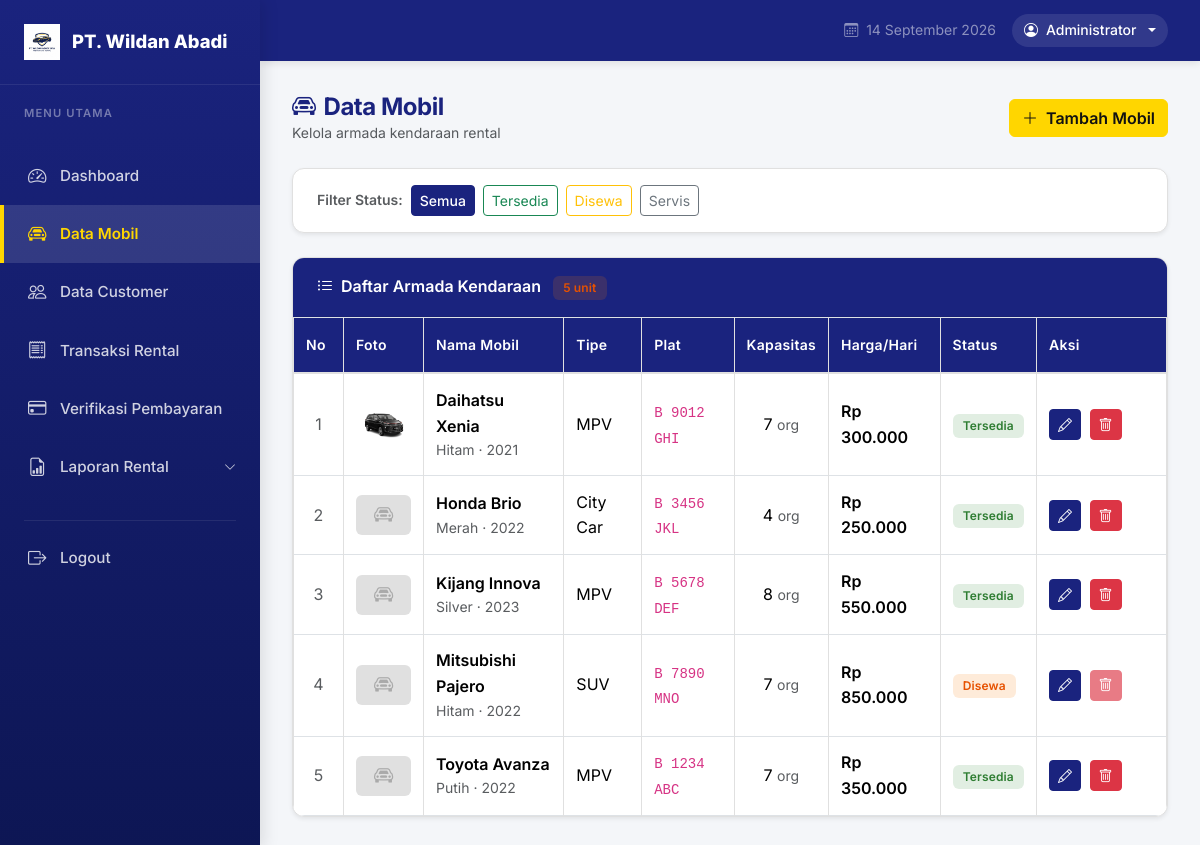
Page /admin/data-mobil.php (signed in) on the committed database.
### tables this page shows
CREATE TABLE `mobil` (
  `id` int(10) UNSIGNED NOT NULL,
  `nama_mobil` varchar(100) NOT NULL,
  `tipe` varchar(50) NOT NULL,
  `tahun` year(4) DEFAULT NULL,
  `kapasitas` tinyint(4) DEFAULT NULL COMMENT 'jumlah penumpang',
  `warna` varchar(50) DEFAULT NULL,
  `plat_nomor` varchar(20) DEFAULT NULL,
  `harga_per_hari` decimal(12,2) NOT NULL,
  `deskripsi` text DEFAULT NULL,
  `foto` varchar(255) DEFAULT NULL,
  `status` enum('tersedia','disewa','servis') NOT NULL DEFAULT 'tersedia',
  `created_at` timestamp NOT NULL DEFAULT current_timestamp(),
  `updated_at` timestamp NOT NULL DEFAULT current_timestamp() ON UPDATE current_timestamp()
);

### admin/data-mobil.php (the view, shortened to what this page needs)
<?php
require_once '../config/db.php';
require_once '../includes/functions.php';
$filterStatus = $_GET['status'] ?? '';
$allowedStatus = ['tersedia', 'disewa', 'servis'];
if ($filterStatus !== '' && in_array($filterStatus, $allowedStatus)) {
    $stmt = $pdo->prepare("SELECT * FROM mobil WHERE status = ? ORDER BY nama_mobil ASC");
    $stmt->execute([$filterStatus]);
} else {
    $stmt = $pdo->query("SELECT * FROM mobil ORDER BY nama_mobil ASC");
}
$mobilList = $stmt->fetchAll();
require_once '../includes/header.php';
require_once '../includes/navbar-admin.php';
?>
<div class="admin-content">
    <div class="d-flex align-items-center justify-content-between mb-4">
        <div>
            <h4 class="fw-bold mb-0" style="color: var(--color-primary);">
                <i class="bi bi-car-front me-2"></i>Data Mobil
            </h4>
            <p class="text-muted small mb-0">Kelola armada kendaraan rental</p>
        </div>
        <a href="data-mobil-tambah.php" class="btn btn-warning fw-semibold">
            <i class="bi bi-plus-lg me-1"></i> Tambah Mobil
        </a>
    </div>
    <div class="card shadow-sm mb-4">
        <div class="card-body py-3 px-4">
            <div class="d-flex align-items-center gap-2 flex-wrap">
                <span class="text-muted small fw-semibold">Filter Status:</span>
                <a href="data-mobil.php"
                   class="btn btn-sm <?= $filterStatus === '' ? 'btn-primary' : 'btn-outline-secondary' ?>">
                    Semua
                </a>
                <a href="data-mobil.php?status=tersedia"
                   class="btn btn-sm <?= $filterStatus === 'tersedia' ? 'btn-success' : 'btn-outline-success' ?>">
                    Tersedia
                </a>
                <a href="data-mobil.php?status=disewa"
                   class="btn btn-sm <?= $filterStatus === 'disewa' ? 'btn-warning' : 'btn-outline-warning' ?>">
                    Disewa
                </a>
                <a href="data-mobil.php?status=servis"
                   class="btn btn-sm <?= $filterStatus === 'servis' ? 'btn-secondary' : 'btn-outline-secondary' ?>">
                    Servis
                </a>
            </div>
        </div>
    </div>
    <div class="card shadow-sm">
        <div class="card-header d-flex justify-content-between align-items-center px-4 py-3"
             style="background-color: var(--color-primary); color: white;">
            <span class="fw-semibold">
                <i class="bi bi-list-ul me-2"></i>Daftar Armada Kendaraan
                <span class="badge bg-warning text-dark ms-2"><?= count($mobilList) ?> unit</span>
            </span>
        </div>
        <div class="card-body p-0">
            <?php if (empty($mobilList)): ?>
                <div class="text-center py-5 text-muted">
                    <i class="bi bi-car-front" style="font-size: 3rem; opacity:0.3;"></i>
                    <p class="mt-3 mb-0">Tidak ada data mobil</p>
                </div>
            <?php else: ?>
            <div class="table-responsive">
                <table class="table table-hover table-bordered mb-0">
                    <thead>
                        <tr>
                            <th style="width:50px;">No</th>
                            <th style="width:70px;">Foto</th>
                            <th>Nama Mobil</th>
                            <th>Tipe</th>
                            <th>Plat</th>
                            <th>Kapasitas</th>
                            <th>Harga/Hari</th>
                            <th>Status</th>
                            <th style="width:130px;">Aksi</th>
                        </tr>
                    </thead>
                    <tbody>
                        <?php foreach ($mobilList as $i => $m): ?>
                        <tr>
                            <td class="text-center text-muted"><?= $i + 1 ?></td>
                            <td class="text-center">
                                <?php if ($m['foto']): ?>
                                    <img src="/rental-mobil/assets/uploads/mobil/<?= htmlspecialchars($m['foto']) ?>"
                                         alt="<?= htmlspecialchars($m['nama_mobil']) ?>"
                                         style="width:55px; height:40px; object-fit:cover; border-radius:6px;">
                                <?php else: ?>
                                    <div style="width:55px; height:40px; border-radius:6px;
                                                background:#e0e0e0; display:flex; align-items:center;
                                                justify-content:center; font-size:1.2rem; color:#aaa;">
                                        <i class="bi bi-car-front"></i>
                                    </div>
                                <?php endif; ?>
                            </td>
                            <td>
                                <div class="fw-semibold"><?= htmlspecialchars($m['nama_mobil']) ?></div>
                                <div class="text-muted small"><?= htmlspecialchars($m['warna'] ?? '-') ?> · <?= $m['tahun'] ?? '-' ?></div>
                            </td>
                            <td><?= htmlspecialchars($m['tipe']) ?></td>
                            <td><code><?= htmlspecialchars($m['plat_nomor'] ?? '-') ?></code></td>
                            <td class="text-center"><?= $m['kapasitas'] ?? '-' ?> <span class="text-muted small">org</span></td>
                            <td class="text-rupiah fw-semibold"><?= formatRupiah($m['harga_per_hari']) ?></td>
                            <td><?= getStatusBadge($m['status']) ?></td>
                            <td>
                                <a href="data-mobil-edit.php?id=<?= $m['id'] ?>"
                                   class="btn btn-sm btn-primary me-1" title="Edit">
                                    <i class="bi bi-pencil"></i>
                                </a>
                                <?php if ($m['status'] !== 'disewa'): ?>
                                    <button class="btn btn-sm btn-danger"
                                            title="Hapus"
                                            onclick="confirmDelete(<?= $m['id'] ?>, 'data-mobil-hapus.php')">
                                        <i class="bi bi-trash"></i>
                                    </button>
                                <?php else: ?>
                                    <button class="btn btn-sm btn-danger" disabled title="Tidak bisa dihapus saat disewa">
                                        <i class="bi bi-trash"></i>
                                    </button>
                                <?php endif; ?>
                            </td>
                        </tr>
                        <?php endforeach; ?>
                    </tbody>
                </table>
            </div>
            <?php endif; ?>
        </div>
    </div>
</div>
<?php require_once '../includes/footer.php'; ?>

### includes/functions.php (shortened to what this page needs)
<?php
function formatRupiah(float $angka): string {
    return 'Rp ' . number_format($angka, 0, ',', '.');
}
function getStatusBadge(string $status): string {
    $map = [
        'tersedia'            => ['success',   'Tersedia'],
        'disewa'              => ['warning',   'Disewa'],
        'servis'              => ['secondary', 'Servis'],
        'menunggu_pembayaran' => ['warning',   'Menunggu Pembayaran'],
        'menunggu_konfirmasi' => ['info',      'Menunggu Konfirmasi'],
        'aktif'               => ['primary',   'Aktif'],
        'selesai'             => ['success',   'Selesai'],
        'dibatalkan'          => ['danger',    'Dibatalkan'],
        'menunggu'            => ['warning',   'Menunggu'],
        'diterima'            => ['success',   'Diterima'],
        'ditolak'             => ['danger',    'Ditolak'],
        'baik'                => ['success',   'Baik'],
        'rusak_ringan'        => ['warning',   'Rusak Ringan'],
        'rusak_berat'         => ['danger',    'Rusak Berat'],
    ];
    [$color, $label] = $map[$status] ?? ['secondary', ucfirst($status)];
    return "<span class=\"badge bg-{$color}\">{$label}</span>";
}

### assets/css/style.css (style rules this page uses)
:root { --color-primary: #1a237e; --color-primary-dark: #0d1654; --color-primary-light: #3949ab; --color-accent: #ffd600; --color-white: #ffffff; --color-bg: #f4f6f9; --color-sidebar-text: #ffffff; --color-text-dark: #212121; --color-text-muted: #757575; --color-border: #e0e0e0; --color-success: #388e3c; --color-warning: #f57c00; --color-danger: #d32f2f; --color-info: #0288d1; --font-xs: 0.75rem; --font-sm: 0.875rem; --font-base: 1rem; --font-lg: 1.125rem; --font-xl: 1.25rem; --font-2xl: 1.5rem; --shadow-sm: 0 2px 4px rgba(0,0,0,0.05); --shadow-md: 0 4px 12px rgba(0,0,0,0.08); --shadow-lg: 0 8px 24px rgba(26, 35, 126, 0.12); --transition-fast: all 0.2s cubic-bezier(0.4, 0, 0.2, 1); --transition-normal: all 0.3s cubic-bezier(0.4, 0, 0.2, 1); }
* { box-sizing: border-box; }
body { font-family: 'Inter', 'Segoe UI', system-ui, -apple-system, sans-serif; background-color: var(--color-bg); color: var(--color-text-dark); line-height: 1.6; overflow-x: hidden; }
h1, h2, h3, h4, h5, h6 { font-weight: 600; letter-spacing: -0.02em; }
.btn-primary { background-color: var(--color-primary) !important; border-color: var(--color-primary) !important; font-weight: 500; transition: var(--transition-fast); }
.btn-warning { background-color: var(--color-accent) !important; border-color: var(--color-accent) !important; color: #111 !important; font-weight: 600; }
.admin-content { padding: 2rem; flex: 1; }
.card { border-radius: 12px; border: 1px solid var(--color-border); box-shadow: var(--shadow-sm); overflow: hidden; }
.card-header { font-weight: 600; border-bottom: 1px solid rgba(0,0,0,0.08); }
.badge { padding: 0.5em 0.85em; font-weight: 600; border-radius: 6px; letter-spacing: 0.01em; }
.bg-success { background-color: rgba(56, 142, 60, 0.15) !important; color: #2e7d32 !important; }
.bg-warning { background-color: rgba(245, 124, 0, 0.15) !important; color: #e65100 !important; }
.table { vertical-align: middle; }
.table th { font-weight: 600; font-size: var(--font-sm); letter-spacing: 0.02em; background-color: var(--color-primary); color: white !important; border-bottom: 2px solid var(--color-primary-dark) !important; padding: 1rem 0.75rem; }
.table td { padding: 0.85rem 0.75rem; }
.text-rupiah { font-weight: 600; color: var(--color-primary); }

### assets/css/admin.css (style rules this page uses)
.table-bordered th, .table-bordered td { border-color: var(--color-border) !important; }
.table-responsive { border-radius: 0 0 12px 12px; overflow: hidden; }

### rows in the picture
mobil: foto (picture), nama_mobil "Daihatsu Xenia", warna "Hitam", tahun "2021", tipe "MPV", plat_nomor "B 9012 GHI", kapasitas "7", harga_per_hari "Rp 300.000", label "Tersedia"
mobil: nama_mobil "Honda Brio", warna "Merah", tahun "2022", tipe "City Car", plat_nomor "B 3456 JKL", kapasitas "4", harga_per_hari "Rp 250.000", label "Tersedia"
mobil: nama_mobil "Kijang Innova", warna "Silver", tahun "2023", tipe "MPV", plat_nomor "B 5678 DEF", kapasitas "8", harga_per_hari "Rp 550.000", label "Tersedia"
mobil: nama_mobil "Mitsubishi Pajero", warna "Hitam", tahun "2022", tipe "SUV", plat_nomor "B 7890 MNO", kapasitas "7", harga_per_hari "Rp 850.000", label "Disewa", status "disewa" (drawn)
mobil: nama_mobil "Toyota Avanza", warna "Putih", tahun "2022", tipe "MPV", plat_nomor "B 1234 ABC", kapasitas "7", harga_per_hari "Rp 350.000", label "Tersedia"

### other values in the picture
$_SESSION['nama'] "Administrator"
count($mobilList) "5"
